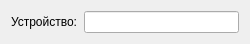
<?xml version="1.0" encoding="UTF-8"?>
<ui version="4.0">
 <class>Switch411BaseTestDefault</class>
 <widget class="QDialog" name="Switch411BaseTestDefault">
  <property name="geometry">
   <rect>
    <x>0</x>
    <y>0</y>
    <width>250</width>
    <height>43</height>
   </rect>
  </property>
  <property name="windowTitle">
   <string>Dialog</string>
  </property>
  <property name="windowIcon">
   <iconset resource="../tgca/tgca.qrc">
    <normaloff>:/pictogram/memory.png</normaloff>:/pictogram/memory.png</iconset>
  </property>
  <layout class="QGridLayout" name="gridLayout">
   <item row="0" column="0">
    <widget class="QLabel" name="label_10">
     <property name="text">
      <string>Устройство:</string>
     </property>
    </widget>
   </item>
   <item row="0" column="1">
    <widget class="QLineEdit" name="device"/>
   </item>
  </layout>
 </widget>
 <resources>
  <include location="../tgca/tgca.qrc"/>
 </resources>
 <connections/>
</ui>
